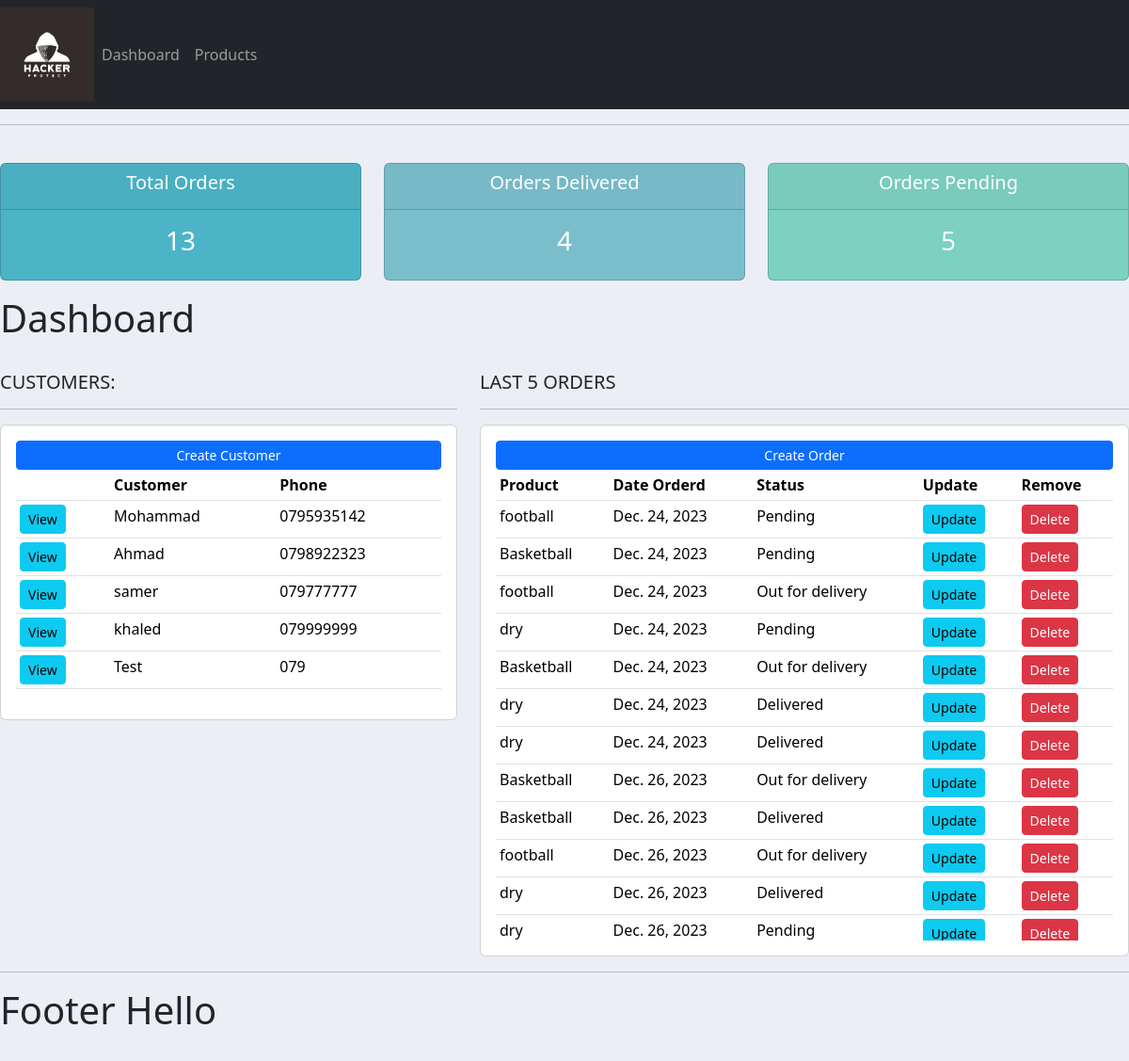
The page / on the database its author committed.
### accounts/models.py (models this page shows, shortened)
class Customer(models.Model):
    name = models.CharField(max_length = 50 , null = True)
    phone = models.CharField(max_length = 50, null = True)
    email = models.CharField(max_length = 50, null = True)
    date_created = models.DateField(auto_now_add = True, null = True)

class Order(models.Model):
    customer =models.ForeignKey(Customer,null = True , on_delete = models.SET_NULL)
    product = models.ForeignKey(Product,null = True , on_delete = models.SET_NULL)
    STATUS = [
            ("Pending", 'Pending'),
            ('Out for delivery' , 'Out for delivery'),
            ('Delivered','Delivered')
    ]
    date_created = models.DateField(auto_now_add = True, null = True)
    status = models.CharField(max_length = 50 , null = True , choices = STATUS)
    note = models.CharField(max_length = 50 , null = True)

class Product(models.Model):
    CATEGORY = [
        ('Indoor',"Indoor"),
        ('Out Door',"Out Door")
    ]
    name = models.CharField(max_length = 50 , null = True)
    price = models.FloatField( null = True)
    category = models.CharField(max_length = 50 , null = True , choices = CATEGORY)
    describtion = models.TextField(max_length = 200 , null = True)
    date_created = models.DateField(auto_now_add = True, null = True)
    tags = models.ManyToManyField(Tag)
    def __str__(self):
        return self.name

### accounts/views.py (the view)
# urls.py: path('',views.home , name = "home"),
def home(request):
    orders = Order.objects.all()
    customers = Customer.objects.all()
    total_customers = customers.count()
    total_orders = orders.count()
    delivered = orders.filter(status = 'Delivered').count()
    pending = orders.filter(status = 'Pending').count()
    context = {
        'orders':orders,
        'customers' : customers,
        'total_orders':total_orders,
        'delivered':delivered,
        'pending': pending,
    }
    return render(request,'accounts/dashboard.html',context)

### accounts/templates/accounts/dashboard.html (shortened to what this page needs)
{% extends 'accounts/main.html' %}
{%  block content   %}
{% include 'accounts/status.html' %}
<h1>Dashboard</h1>
<br>
<div class="row">
	<div class="col-md-5">
		<h5>CUSTOMERS:</h5>
		<hr>
		<div class="card card-body">
			<a class="btn btn-primary  btn-sm btn-block" href="{% url 'create_customer' %}">Create Customer</a>
			<table class="table table-sm">
				<tr>
					<th></th>
					<th>Customer</th>
					<th>Phone</th>
				</tr>
                {% for customer in customers %}
                <tr>
                    <td><a class = "btn btn-sm btn-info" href="{% url 'customer' customer.id %}">View</a></td>
                    <td>{{customer.name}}</td>
                    <td>{{customer.phone}}</td>
                </tr>
                {% endfor %}
			</table>
		</div>
	</div>
	<div class="col-md-7">
		<h5>LAST 5 ORDERS</h5>
		<hr>
		<div class="card card-body">
			<a class="btn btn-primary  btn-sm btn-block" href="{% url 'create_order' %}">Create Order</a>
			<div class="divScroll">
			<table class="table table-sm">
				<tr>
					<th>Product</th>
					<th>Date Orderd</th>
					<th>Status</th>
					<th>Update</th>
					<th>Remove</th>
				</tr>
                {% for order in orders %}
                <tr>
                    <td>{{order.product}}</td>
                    <td>{{order.date_created}}</td>
                    <td>{{order.status}}</td>
                    <td><a class = "btn btn-sm btn-info" href = "{% url 'update_order' order.id %}">Update</a></td>
                    <td><a class = "btn btn-sm btn-danger" href = "{% url 'delete_order' order.id %}">Delete</a></td>
                </tr>
                {% endfor %}
			</table>
			</div>
		</div>
	</div>
</div>
{% endblock %}

### static/css/main.css (style rules this page uses)
body { background-color: #ebeff5; }

### accounts/templates/accounts/dashboard.html (style rules this page uses)
.divScroll { overflow:scroll; height: 500px; }

### rows shown on the page
Customer: name "Mohammad", phone "0795935142"
Customer: name "Ahmad", phone "0798922323"
Customer: name "samer", phone "079777777"
Customer: name "khaled", phone "079999999"
Customer: name "Test", phone "079"
Order: product "football", date_created "Dec. 24, 2023", status "Pending"
Order: product "Basketball", date_created "Dec. 24, 2023", status "Pending"
Order: product "football", date_created "Dec. 24, 2023", status "Out for delivery"
Order: product "dry", date_created "Dec. 24, 2023", status "Pending"
Order: product "Basketball", date_created "Dec. 24, 2023", status "Out for delivery"
Order: product "dry", date_created "Dec. 24, 2023", status "Delivered"
Order: product "dry", date_created "Dec. 24, 2023", status "Delivered"
Order: product "Basketball", date_created "Dec. 26, 2023", status "Out for delivery"
Order: product "Basketball", date_created "Dec. 26, 2023", status "Delivered"
Order: product "football", date_created "Dec. 26, 2023", status "Out for delivery"
Order: product "dry", date_created "Dec. 26, 2023", status "Delivered"
Order: product "dry", date_created "Dec. 26, 2023", status "Pending"

### other values the page prints
{{ total_orders }} "13"
{{ delivered }} "4"
{{ pending }} "5"
